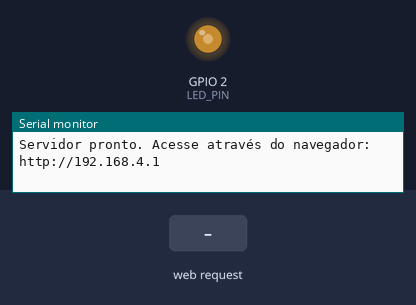
A sketch run on a simulated ESP32. On the bench: output pins drawn as LEDs (lit = HIGH), the last lines printed to the serial monitor. The test bench sets the inputs (shaded band).

Above: at 1.2 s.
1.3 s: HTTP request GET /update?freq=1&duty=1 received
At 2.1 s:
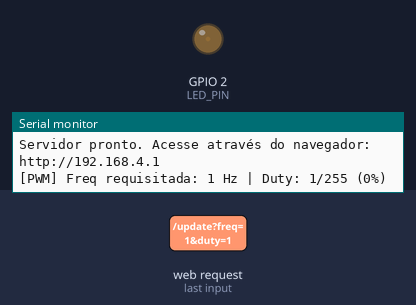
2.8 s: HTTP request GET /update?freq=120&duty=120 received
At 3.2 s:
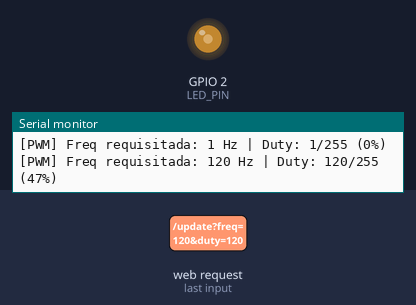
Timing chart, 0 to 5.8 s (numbered marks = the images above; inputs shaded):
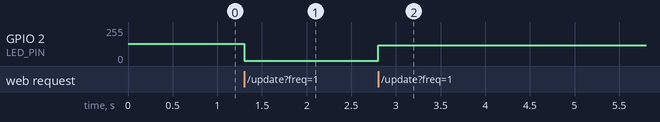

The sketch:

led_PWM.ino
```cpp
#include <WiFi.h>
#include <WebServer.h>

const char* SSID     = "Controle_LED_PWM";
const char* PASSWORD = "12345678";

#define LED_PIN 2
#define PWM_RESOLUTION 8

int current_frequency = 5000;
int current_duty = 128;

WebServer server(80);

const char* HTML_PWM = R"rawhtml(
<!DOCTYPE html>
<html lang="pt-BR">
<head>
  <meta charset="UTF-8">
  <meta name="viewport" content="width=device-width, initial-scale=1">
  <title>Controle de LED PWM</title>
  <style>
    * { box-sizing: border-box; margin: 0; padding: 0; }
    body { font-family: Arial, sans-serif; background: #0f1117; color: #e2e8f0;
           display: flex; justify-content: center; align-items: center;
           min-height: 100vh; }
    .card { background: #1a1d27; border: 1px solid #2e3347; border-radius: 12px;
            padding: 2rem; width: 380px; box-shadow: 0 4px 20px rgba(0,0,0,0.3); }
    h1 { color: #3b82f6; font-size: 1.3rem; margin-bottom: 1.5rem; text-align: center; }
    .control-group { margin-bottom: 1.5rem; }
    label { font-size: 0.85rem; color: #94a3b8; display: flex; justify-content: space-between; margin-bottom: 6px; }
    .val-display { color: #10b981; font-weight: bold; font-family: monospace; }
    input[type=range] { width: 100%; height: 6px; background: #22263a; border-radius: 3px; outline: none; -webkit-appearance: none; }
    input[type=range]::-webkit-slider-thumb { -webkit-appearance: none; width: 18px; height: 18px; border-radius: 50%; background: #3b82f6; cursor: pointer; transition: 0.1s; }
    input[type=range]::-webkit-slider-thumb:hover { transform: scale(1.2); }
    #status-box { background: #22263a; border: 1px solid #2e3347; border-radius: 8px;
                  padding: 1rem; text-align: center; font-size: 0.85rem; color: #94a3b8; }
    .effect-preview { width: 30px; height: 30px; border-radius: 50%; background: #fff; margin: 10px auto 0;
                       box-shadow: 0 0 20px #fff; transition: opacity 0.1s; }
  </style>
</head>
<body>
<div class="card">
  <h1>Controle de LED PWM</h1>

  <div class="control-group">
    <label>Frequência: <span class="val-display" id="freqVal">5000 Hz</span></label>
    <input type="range" id="freqSlider" min="1" max="20000" value="5000" oninput="atualizarParametros()">
  </div>

  <div class="control-group">
    <label>Intensidade (Duty Cycle): <span class="val-display" id="dutyVal">50%</span></label>
    <input type="range" id="dutySlider" min="0" max="255" value="128" oninput="atualizarParametros()">
  </div>

  <div id="status-box">
    <div id="statusText">Configuração aplicada com sucesso.</div>
    <div class="effect-preview" id="ledPreview"></div>
  </div>
</div>

<script>
let timeout = null;

function atualizarParametros() {
  var freq = document.getElementById("freqSlider").value;
  var duty = document.getElementById("dutySlider").value;

  document.getElementById("freqVal").textContent = freq + " Hz";
  var percent = Math.round((duty / 255) * 100);
  document.getElementById("dutyVal").textContent = percent + "%";

  var preview = document.getElementById("ledPreview");
  preview.style.opacity = duty / 255;

  if (freq < 20) {
    preview.style.animation = "pulse " + (1/freq) + "s infinite alternate";
  } else {
    preview.style.animation = "none";
  }

  clearTimeout(timeout);
  timeout = setTimeout(async () => {
    try {
      var resp = await fetch("/update?freq=" + freq + "&duty=" + duty);
      var data = await resp.json();
      document.getElementById("statusText").innerHTML = "Ajustado via Hardware!<br>Frequência: " + data.freq_real + " Hz";
    } catch (e) {
      document.getElementById("statusText").textContent = "Erro ao comunicar com o ESP32";
    }
  }, 50);
}

atualizarParametros();
</script>

<style>
@keyframes pulse {
  from { opacity: 0; }
  to { opacity: 1; }
}
</style>
</body>
</html>
)rawhtml";

void handleUpdate() {
  String sFreq = server.arg("freq");
  String sDuty = server.arg("duty");

  if (sFreq != "" && sDuty != "") {
    int reqFreq = sFreq.toInt();
    int reqDuty = sDuty.toInt();

    ledcAttach(LED_PIN, reqFreq, PWM_RESOLUTION);
    ledcWrite(LED_PIN, reqDuty);

    current_frequency = reqFreq;
    current_duty = reqDuty;

    Serial.printf("[PWM] Freq requisitada: %d Hz | Duty: %d/255 (%d%%)\n",
                  reqFreq, reqDuty, (reqDuty * 100) / 255);

    String json = "{";
    json += "\"status\":\"sucesso\",";
    json += "\"freq_real\":" + String(reqFreq) + ",";
    json += "\"duty_percent\":" + String((reqDuty * 100) / 255);
    json += "}";

    server.send(200, "application/json", json);
  } else {
    server.send(400, "application/json", "{\"status\":\"erro_parametros\"}");
  }
}

void handleRoot()     { server.send(200, "text/html", HTML_PWM); }
void handleNotFound() { server.send(404, "text/plain", "404 Not Found"); }

void setup() {
  Serial.begin(115200);

  ledcAttach(LED_PIN, current_frequency, PWM_RESOLUTION);
  ledcWrite(LED_PIN, current_duty);

  WiFi.softAP(SSID, PASSWORD);
  Serial.printf("WiFi criado! SSID: %s | IP: %s\n", SSID, WiFi.softAPIP().toString().c_str());

  server.on("/", handleRoot);
  server.on("/update", handleUpdate);
  server.onNotFound(handleNotFound);

  server.begin();
  Serial.println("Servidor pronto. Acesse através do navegador: http://192.168.4.1");
}

void loop() {
  server.handleClient();
}
```

Measured:
- after the input at 1.3 s, GPIO 2 (LED_PIN): 128/255 → 1/255 at once
- after the input at 2.8 s, GPIO 2 (LED_PIN): 1/255 → 120/255 at once
